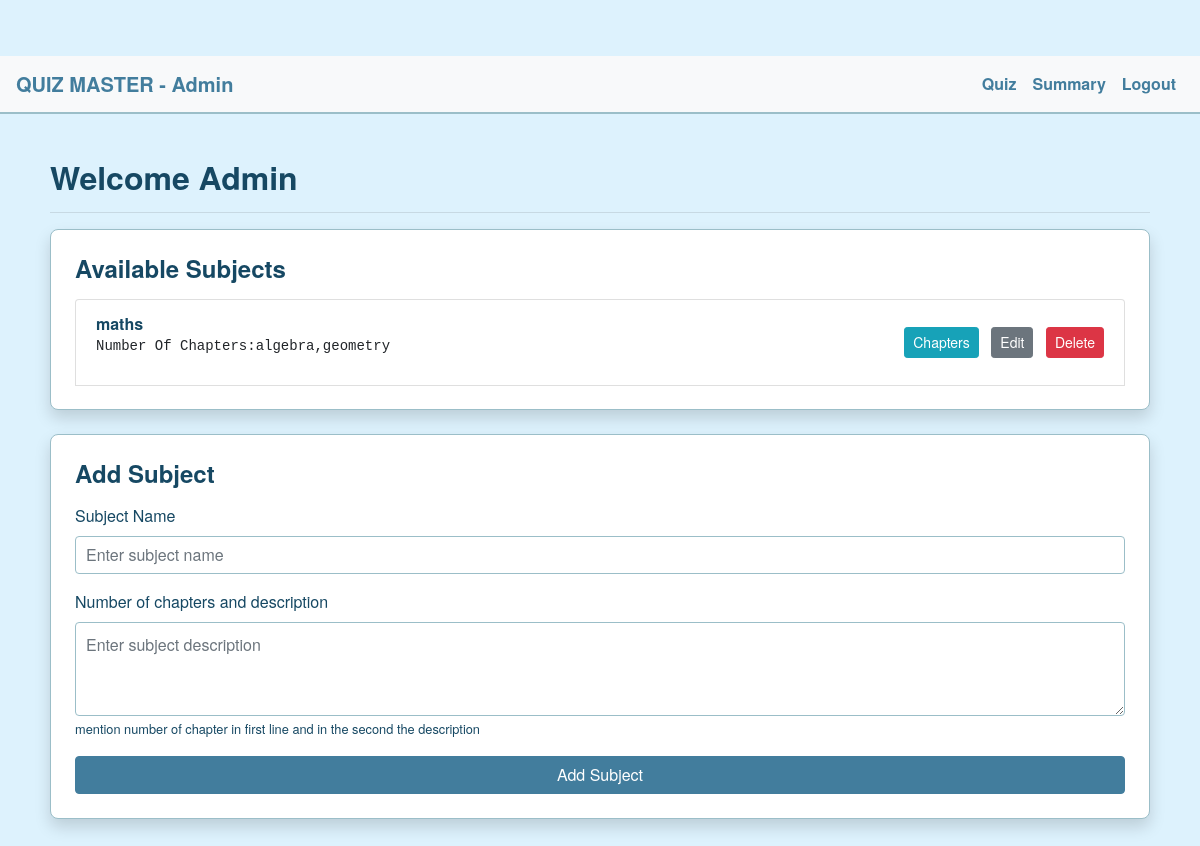
The app's page /admin/dashboard (signed in), older data.
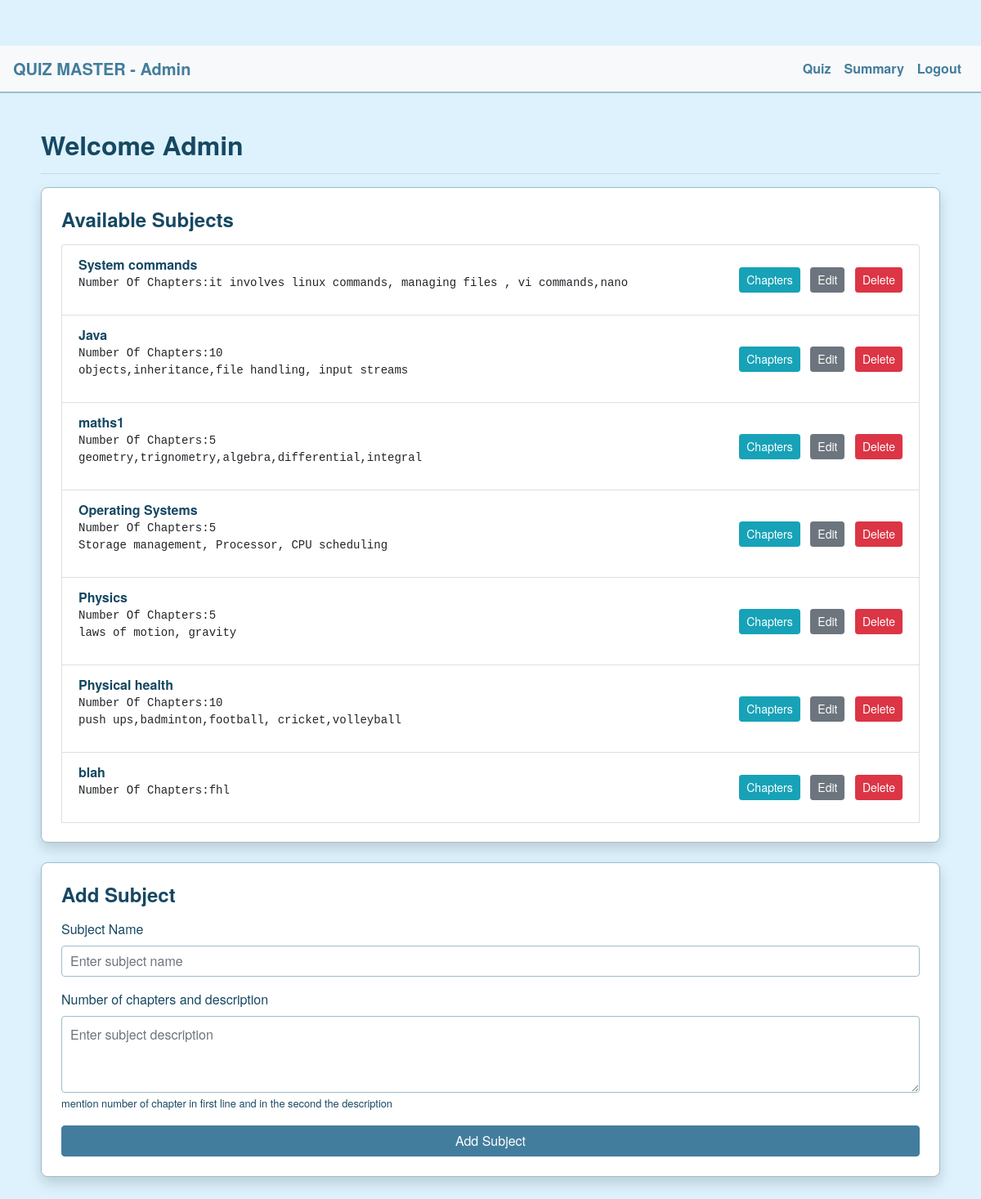
The same page, newer data.
### controllers/models.py (models this page shows, shortened)
class Subject(db.Model):
    __tablename__ = 'subjects'
    id = db.Column(db.Integer, primary_key=True)
    name = db.Column(db.String(100), unique=True, nullable=False)
    description = db.Column(db.Text)
    chapters = db.relationship('Chapter', backref='subject', lazy=True)

### controllers/admin_routes.py (the view)
    @app.route('/admin/dashboard')
    def admin_dashboard():
        if 'user_id' not in session or session.get('role') != 'Admin':
            flash("Access denied.", "danger")
            return redirect(url_for('login'))
        subjects = Subject.query.all()  # Grab all subjects
        return render_template('admin_dashboard.html', subjects=subjects)

### templates/admin_dashboard.html (shortened to what this page needs)
{% extends 'base.html' %}
{% block content %}
<nav class="navbar navbar-expand-lg navbar-light bg-light">
  <a class="navbar-brand" href="#">QUIZ MASTER - Admin</a>
  <div class="collapse navbar-collapse" id="navbarNav">
    <ul class="navbar-nav ml-auto">
      <li class="nav-item">
        <a class="nav-link" href="{{ url_for('admin_quiz_overview') }}">Quiz</a>
      </li>
      <li class="nav-item">
        <a class="nav-link" href="{{ url_for('summary') }}">Summary</a>
      </li>
      <li class="nav-item">
        <a class="nav-link" href="{{ url_for('logout') }}">Logout</a>
      </li>
    </ul>
  </div>
</nav>
<div class="container mt-4">
  <h2>Welcome Admin</h2>
  <hr>
  <div class="mb-4">
    <div class="card shadow p-4">
      <h4 class="mb-3">Available Subjects</h4>
      <ul class="list-group">
        {% for subject in subjects %}
        <li class="list-group-item d-flex justify-content-between align-items-center">
          <div>
            <strong>{{ subject.name }}</strong>
            <br>
            <pre>Number Of Chapters:{{ subject.description or '' }}</pre>
          </div>
          <div>
            <a href="{{ url_for('admin_chapters', subject_id=subject.id) }}"
               class="btn btn-sm btn-info mr-2">Chapters</a>
            <a href="#edit-{{ subject.id }}" class="btn btn-sm btn-secondary mr-2">Edit</a>
            <form method="POST" action="{{ url_for('delete_subject', subject_id=subject.id) }}" style="display:inline;">
              <button type="submit" class="btn btn-sm btn-danger">Delete</button>
            </form>
          </div>
        </li>
        {% endfor %}
      </ul>
    </div>
  </div>
  <div class="mb-4">
    <div class="card shadow p-4">
      <h4 class="mb-3">Add Subject</h4>
      <form method="POST" action="{{ url_for('add_subject') }}">
        <div class="form-group">
          <label for="subjectName">Subject Name</label>
          <input type="text" name="name" id="subjectName" class="form-control" placeholder="Enter subject name" required>
        </div>
        <div class="form-group">
          <label for="subjectDesc">Number of chapters and description</label>
          <textarea name="description" id="subjectDesc" class="form-control" rows="3"
                    placeholder="Enter subject description"></textarea>
          <small>mention number of chapter in first line and in the second the description</small>
        </div>
        <button type="submit" class="btn btn-success btn-block">Add Subject</button>
      </form>
    </div>
  </div>
</div>
{% endblock %}

### templates/base.html (shortened to what this page needs)
<!DOCTYPE html>
<html lang="en">
<head>
    {% block bootstrap_css %}
    <link rel="stylesheet" href="https://cdn.jsdelivr.net/npm/bootstrap@4.1.3/dist/css/bootstrap.min.css">
    <link rel="stylesheet" href="{{ url_for('static', filename='styles.css') }}">
    {% endblock %}
</head>
<body>
    <div class="container mt-3">
      </div>
    {% block content %}
    {% endblock %}
</body>
</html>

### static/styles.css (style rules this page uses)
body { background-color: #DDF2FD; font-family: 'Helvetica Neue', Helvetica, Arial, sans-serif; color: #164863; margin: 0; padding: 0; }
.navbar { background-color: #164863; border-bottom: 2px solid #9BBEC8; }
.navbar .navbar-brand, .navbar .nav-link { color:#427D9D !important; font-weight: bold; }
.container { padding: 20px; margin-top: 20px; }
.card { background-color: #FFFFFF; border: 1px solid #9BBEC8; border-radius: 8px; box-shadow: 0 4px 6px rgba(0,0,0,0.1); margin-bottom: 20px; }
h1, h2, h3, h4, h5, h6 { color: #164863; font-weight: bold; }
.form-control { border: 1px solid #9BBEC8; border-radius: 4px; padding: 10px; box-shadow: none; }
.btn-success { background-color: #427D9D; border-color: #427D9D; color: #FFFFFF; }

Row changes from the older to the newer data that the page shows:
removed Subject: name "maths", description "algebra,geometry"
added Subject: name "System commands", description "it involves linux commands, managing files , vi commands,nano"
added Subject: name "Java", description "10 objects,inheritance,file handling, input streams"
added Subject: name "maths1", description "5 geometry,trignometry,algebra,differential,integral"
added Subject: name "Operating Systems", description "5 Storage management, Processor, CPU scheduling"
added Subject: name "Physics", description "5 laws of motion, gravity"
added Subject: name "Physical health", description "10 push ups,badminton,football, cricket,volleyball"
added Subject: name "blah", description "fhl"
